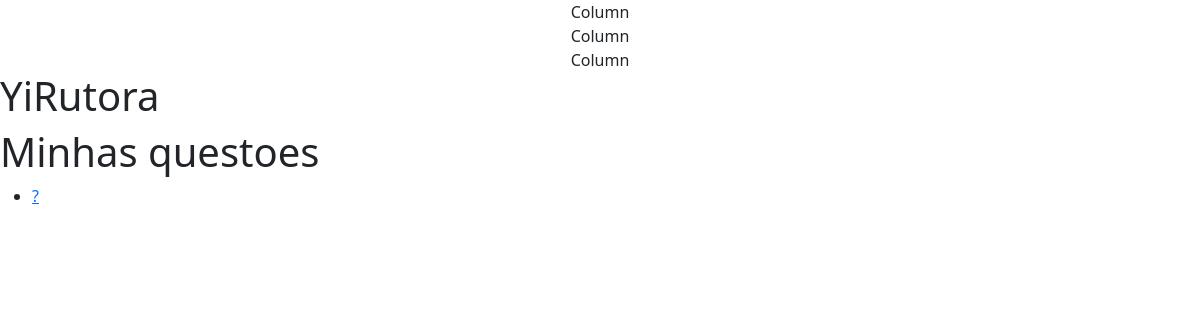
The page /enquete/ on the database as committed earlier.
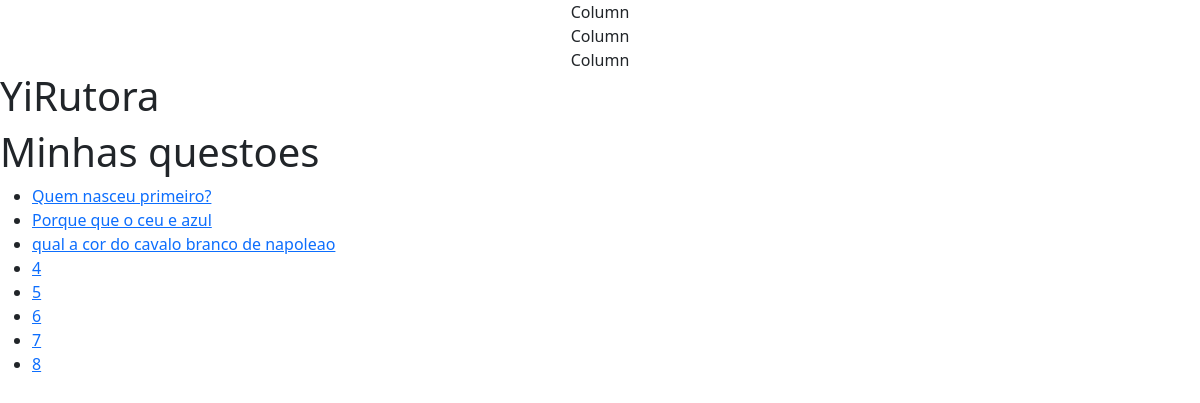
The same page on the database as committed later.
### enquete/models.py (models this page shows, shortened)
class Questao(models.Model):
    pergunta = models.CharField(max_length=200)
    data = models.DateTimeField(auto_now_add=True)

### enquete/views.py (the view)
# urls.py: path('', views.IndexView.as_view(), name='index'),
class IndexView(generic.ListView):
    model = Questao
    template_name = 'enquete/index.html'

### enquete/templates/enquete/index.html
{% extends "enquete/base.html" %}
{% block content %}
<h1>Minhas questoes</h1>
{% if object_list %}
    <ul>
    {% for questoes in object_list %}
        <li>
            <a href="{% url 'detalhe' questoes.id %}">
                {{ questoes.pergunta }}
            </a>
        </li>
    {% endfor %}
    </ul>
{% else %}
    <p>Nao tem questoes salvas</p>
{% endif %}
{% endblock %}

### enquete/templates/enquete/base.html (shortened to what this page needs)
{% load static %}
<!doctype html>
<html lang="en">
  <head>
    <link href="{% static '/css/bootstrap.min.css' %}" rel="stylesheet">
  </head>
  <body>
      <div class="container text-center">
        <div class="rol">
          <div class="col">
            Column
          </div>
          <div class="col">
            Column
          </div>
          <div class="col">
            Column
          </div>
      </div>
    </div>
    <h1>YiRutora</h1>
    {% block content %}{% endblock %}
  </body>
</html>

Rows that differ between the two databases and show on the page:
changed Questao: pergunta "?" → "Quem nasceu primeiro?"
added Questao: pergunta "Porque que o ceu e azul"
added Questao: pergunta "qual a cor do cavalo branco de napoleao"
added Questao: pergunta "4"
added Questao: pergunta "5"
added Questao: pergunta "6"
added Questao: pergunta "7"
added Questao: pergunta "8"
